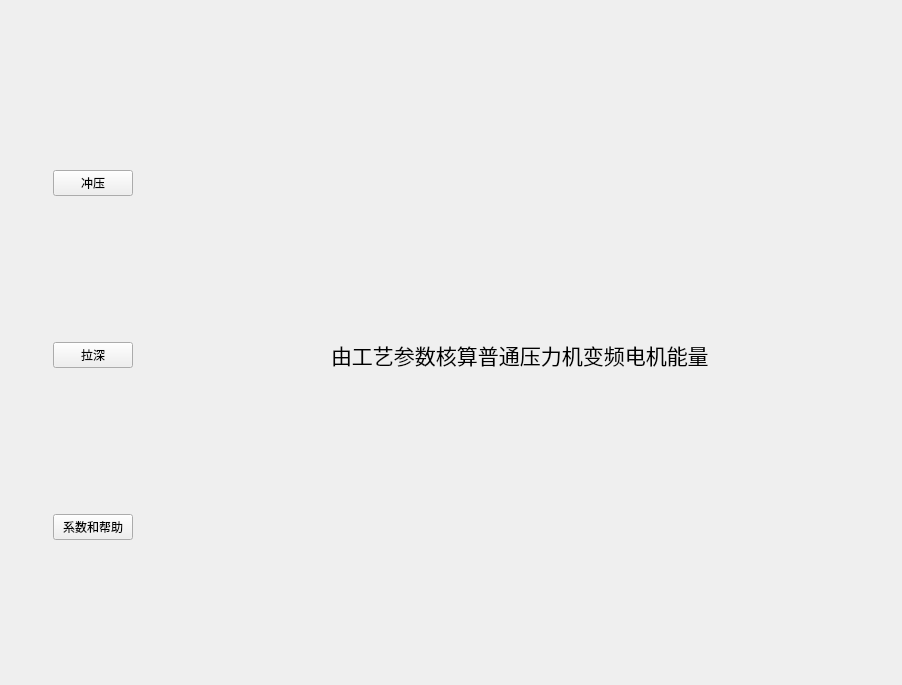
<?xml version="1.0" encoding="UTF-8"?>
<ui version="4.0">
 <class>Form</class>
 <widget class="QWidget" name="Form">
  <property name="geometry">
   <rect>
    <x>0</x>
    <y>0</y>
    <width>902</width>
    <height>685</height>
   </rect>
  </property>
  <property name="windowTitle">
   <string>Form</string>
  </property>
  <widget class="QWidget" name="layoutWidget">
   <property name="geometry">
    <rect>
     <x>40</x>
     <y>30</y>
     <width>861</width>
     <height>651</height>
    </rect>
   </property>
   <layout class="QHBoxLayout" name="horizontalLayout" stretch="0,0,5">
    <item>
     <widget class="QLabel" name="label_3">
      <property name="text">
       <string/>
      </property>
     </widget>
    </item>
    <item>
     <layout class="QGridLayout" name="gridLayout_3">
      <item row="0" column="0">
       <widget class="QPushButton" name="pushButton">
        <property name="text">
         <string>冲压</string>
        </property>
       </widget>
      </item>
      <item row="2" column="0">
       <widget class="QPushButton" name="pushButton_2">
        <property name="text">
         <string>拉深</string>
        </property>
       </widget>
      </item>
      <item row="3" column="0">
       <widget class="QPushButton" name="pushButton_3">
        <property name="text">
         <string>系数和帮助</string>
        </property>
       </widget>
      </item>
     </layout>
    </item>
    <item>
     <layout class="QGridLayout" name="gridLayout_2">
      <item row="0" column="0" alignment="Qt::AlignHCenter">
       <widget class="QLabel" name="label">
        <property name="text">
         <string>&lt;html&gt;&lt;head/&gt;&lt;body&gt;&lt;p&gt;&lt;span style=&quot; font-size:16pt;&quot;&gt;由工艺参数核算普通压力机变频电机能量&lt;/span&gt;&lt;/p&gt;&lt;/body&gt;&lt;/html&gt;</string>
        </property>
       </widget>
      </item>
     </layout>
    </item>
   </layout>
  </widget>
 </widget>
 <resources/>
 <connections>
  <connection>
   <sender>pushButton</sender>
   <signal>clicked()</signal>
   <receiver>Form</receiver>
   <slot>childShow2()</slot>
   <hints>
    <hint type="sourcelabel">
     <x>69</x>
     <y>195</y>
    </hint>
    <hint type="destinationlabel">
     <x>17</x>
     <y>312</y>
    </hint>
   </hints>
  </connection>
  <connection>
   <sender>pushButton_2</sender>
   <signal>clicked()</signal>
   <receiver>Form</receiver>
   <slot>childShow()</slot>
   <hints>
    <hint type="sourcelabel">
     <x>97</x>
     <y>365</y>
    </hint>
    <hint type="destinationlabel">
     <x>13</x>
     <y>504</y>
    </hint>
   </hints>
  </connection>
  <connection>
   <sender>pushButton_3</sender>
   <signal>clicked()</signal>
   <receiver>Form</receiver>
   <slot>dakai()</slot>
   <hints>
    <hint type="sourcelabel">
     <x>77</x>
     <y>526</y>
    </hint>
    <hint type="destinationlabel">
     <x>3</x>
     <y>560</y>
    </hint>
   </hints>
  </connection>
 </connections>
 <slots>
  <slot>childShow2()</slot>
  <slot>childShow()</slot>
  <slot>dakai()</slot>
 </slots>
</ui>
